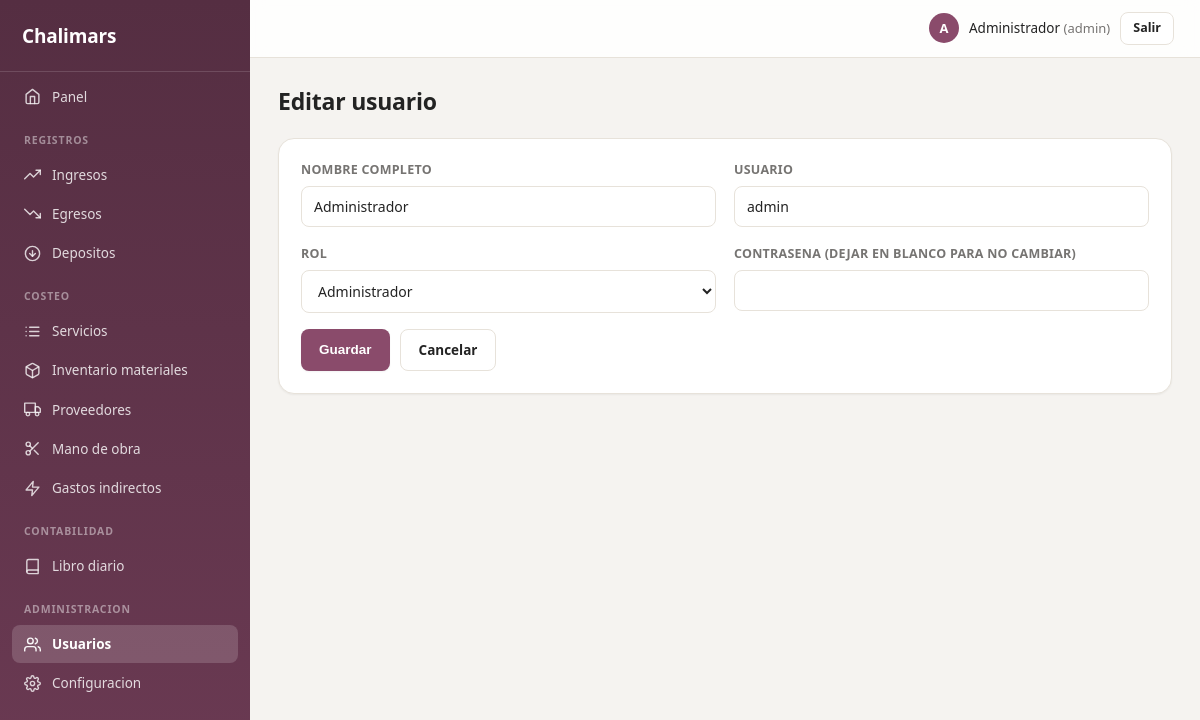
Screenshot of /usuarios/form.php?id=1 (signed in) with the database file from the repository.
### tables this page shows
CREATE TABLE configuracion (
    id INT PRIMARY KEY DEFAULT 1,
    nombre_negocio VARCHAR(150) NOT NULL DEFAULT 'Chalimars',
    logo VARCHAR(255) NULL,
    color_primario VARCHAR(7) NOT NULL DEFAULT '#8a4b6b',
    updated_at TIMESTAMP DEFAULT CURRENT_TIMESTAMP ON UPDATE CURRENT_TIMESTAMP
);

CREATE TABLE usuarios (
    id INT AUTO_INCREMENT PRIMARY KEY,
    username VARCHAR(50) NOT NULL UNIQUE,
    password VARCHAR(255) NOT NULL,
    nombre_completo VARCHAR(150) NOT NULL,
    rol ENUM('admin','cajero') NOT NULL DEFAULT 'cajero',
    activo TINYINT(1) NOT NULL DEFAULT 1,
    created_at TIMESTAMP DEFAULT CURRENT_TIMESTAMP
);

### includes/functions.php (called while the page is built, shortened)
<?php
function h($value) {
    return htmlspecialchars((string)($value ?? ''), ENT_QUOTES, 'UTF-8');
}
function get_config(PDO $pdo) {
    static $config = null;
    if ($config === null) {
        $stmt = $pdo->query('SELECT * FROM configuracion WHERE id = 1');
        $config = $stmt->fetch() ?: [
            'nombre_negocio' => 'Chalimars',
            'logo' => null,
            'color_primario' => '#8a4b6b',
        ];
    }
    return $config;
}

### includes/auth.php (called while the page is built, shortened)
<?php
function current_user() {
    return $_SESSION['user'] ?? null;
}
function is_admin() {
    $user = current_user();
    return $user && $user['rol'] === 'admin';
}

### usuarios/form.php (the view, shortened to what this page needs)
<?php
require_once __DIR__ . '/../includes/bootstrap.php';
$id = isset($_GET['id']) ? (int)$_GET['id'] : null;
$usuario = ['id' => null, 'username' => '', 'nombre_completo' => '', 'rol' => 'cajero', 'activo' => 1];
if ($id) {
    $stmt = $pdo->prepare('SELECT * FROM usuarios WHERE id = ?');
    $stmt->execute([$id]);
    $found = $stmt->fetch();
    $usuario = $found;
}
$pageTitle = $id ? 'Editar usuario' : 'Nuevo usuario';
require __DIR__ . '/../includes/header.php';
?>
<div class="page-header"><h1><?= h($pageTitle) ?></h1></div>
<div class="panel">
    <form method="post">
        <div class="form-grid">
            <div class="field">
                <label>Nombre completo</label>
                <input type="text" name="nombre_completo" value="<?= h($usuario['nombre_completo']) ?>" required>
            </div>
            <div class="field">
                <label>Usuario</label>
                <input type="text" name="username" value="<?= h($usuario['username']) ?>" required>
            </div>
            <div class="field">
                <label>Rol</label>
                <select name="rol">
                    <option value="admin" <?= $usuario['rol'] === 'admin' ? 'selected' : '' ?>>Administrador</option>
                </select>
            </div>
            <div class="field">
                <label>Contrasena <?= $id ? '(dejar en blanco para no cambiar)' : '' ?></label>
                <input type="password" name="password" autocomplete="new-password">
            </div>
        </div>
        <div class="actions" style="margin-top:16px;">
            <button type="submit" class="btn">Guardar</button>
            <a class="btn btn-secondary" href="<?= BASE_URL ?>usuarios/index.php">Cancelar</a>
        </div>
    </form>
</div>
<?php require __DIR__ . '/../includes/footer.php'; ?>

### includes/header.php (shortened to what this page needs)
<?php
$user = current_user();
$config = isset($pdo) ? get_config($pdo) : ['nombre_negocio' => 'Chalimars', 'logo' => null, 'color_primario' => '#8a4b6b'];
$pageTitle = $pageTitle ?? 'Chalimars';
$currentDir = trim(str_replace('\\', '/', dirname($_SERVER['SCRIPT_NAME'] ?? '')), '/');
$currentDir = basename($currentDir);
$currentFile = basename($_SERVER['SCRIPT_NAME'] ?? '');
function nav_active($section, $currentDir, $currentFile = null) {
    if ($section === '') {
        return $currentDir === '' && $currentFile === 'index.php';
    }
    return $currentDir === $section;
}
$navItems = [
    ['section' => '', 'url' => 'index.php', 'label' => 'Panel',
        'icon' => '<path d="M3 9l9-7 9 7v11a2 2 0 0 1-2 2H5a2 2 0 0 1-2-2z"></path><path d="M9 22V12h6v10"></path>'],
];
$navGroups = [
    'Registros' => [
        ['section' => 'ingresos', 'url' => 'ingresos/index.php', 'label' => 'Ingresos',
            'icon' => '<polyline points="23 6 13.5 15.5 8.5 10.5 1 18"></polyline><polyline points="17 6 23 6 23 12"></polyline>'],
        ['section' => 'egresos', 'url' => 'egresos/index.php', 'label' => 'Egresos',
            'icon' => '<polyline points="23 18 13.5 8.5 8.5 13.5 1 6"></polyline><polyline points="17 18 23 18 23 12"></polyline>'],
        ['section' => 'depositos', 'url' => 'depositos/index.php', 'label' => 'Depositos',
            'icon' => '<circle cx="12" cy="12" r="10"></circle><polyline points="8 12 12 16 16 12"></polyline><line x1="12" y1="8" x2="12" y2="16"></line>'],
    ],
    'Costeo' => [
        ['section' => 'servicios', 'url' => 'servicios/index.php', 'label' => 'Servicios',
            'icon' => '<line x1="8" y1="6" x2="21" y2="6"></line><line x1="8" y1="12" x2="21" y2="12"></line><line x1="8" y1="18" x2="21" y2="18"></line><line x1="3" y1="6" x2="3.01" y2="6"></line><line x1="3" y1="12" x2="3.01" y2="12"></line><line x1="3" y1="18" x2="3.01" y2="18"></line>'],
        ['section' => 'productos', 'url' => 'productos/index.php', 'label' => 'Inventario materiales',
            'icon' => '<path d="M21 16V8a2 2 0 0 0-1-1.73l-7-4a2 2 0 0 0-2 0l-7 4A2 2 0 0 0 3 8v8a2 2 0 0 0 1 1.73l7 4a2 2 0 0 0 2 0l7-4A2 2 0 0 0 21 16z"></path><polyline points="3.27 6.96 12 12.01 20.73 6.96"></polyline><line x1="12" y1="22.08" x2="12" y2="12"></line>'],
        ['section' => 'proveedores', 'url' => 'proveedores/index.php', 'label' => 'Proveedores',
            'icon' => '<rect x="1" y="3" width="15" height="13"></rect><polygon points="16 8 20 8 23 11 23 16 16 16 16 8"></polygon><circle cx="5.5" cy="18.5" r="2.5"></circle><circle cx="18.5" cy="18.5" r="2.5"></circle>'],
        ['section' => 'mano_obra', 'url' => 'mano_obra/index.php', 'label' => 'Mano de obra',
            'icon' => '<circle cx="6" cy="6" r="3"></circle><circle cx="6" cy="18" r="3"></circle><line x1="20" y1="4" x2="8.12" y2="15.88"></line><line x1="14.47" y1="14.48" x2="20" y2="20"></line><line x1="8.12" y1="8.12" x2="12" y2="12"></line>'],
        ['section' => 'gastos_indirectos', 'url' => 'gastos_indirectos/index.php', 'label' => 'Gastos indirectos',
            'icon' => '<polygon points="13 2 3 14 12 14 11 22 21 10 12 10 13 2"></polygon>'],
    ],
];
if (is_admin()) {
    $navGroups['Contabilidad'] = [
        ['section' => 'contabilidad', 'url' => 'contabilidad/index.php', 'label' => 'Libro diario',
            'icon' => '<path d="M4 19.5A2.5 2.5 0 0 1 6.5 17H20"></path><path d="M6.5 2H20v20H6.5A2.5 2.5 0 0 1 4 19.5v-15A2.5 2.5 0 0 1 6.5 2z"></path>'],
    ];
    $navGroups['Administracion'] = [
        ['section' => 'usuarios', 'url' => 'usuarios/index.php', 'label' => 'Usuarios',
            'icon' => '<path d="M17 21v-2a4 4 0 0 0-4-4H5a4 4 0 0 0-4 4v2"></path><circle cx="9" cy="7" r="4"></circle><path d="M23 21v-2a4 4 0 0 0-3-3.87"></path><path d="M16 3.13a4 4 0 0 1 0 7.75"></path>'],
        ['section' => 'configuracion', 'url' => 'configuracion/index.php', 'label' => 'Configuracion',
            'icon' => '<circle cx="12" cy="12" r="3"></circle><path d="M19.4 15a1.65 1.65 0 0 0 .33 1.82l.06.06a2 2 0 0 1 0 2.83 2 2 0 0 1-2.83 0l-.06-.06a1.65 1.65 0 0 0-1.82-.33 1.65 1.65 0 0 0-1 1.51V21a2 2 0 0 1-2 2 2 2 0 0 1-2-2v-.09A1.65 1.65 0 0 0 9 19.4a1.65 1.65 0 0 0-1.82.33l-.06.06a2 2 0 0 1-2.83 0 2 2 0 0 1 0-2.83l.06-.06a1.65 1.65 0 0 0 .33-1.82 1.65 1.65 0 0 0-1.51-1H3a2 2 0 0 1-2-2 2 2 0 0 1 2-2h.09A1.65 1.65 0 0 0 4.6 9a1.65 1.65 0 0 0-.33-1.82l-.06-.06a2 2 0 0 1 0-2.83 2 2 0 0 1 2.83 0l.06.06a1.65 1.65 0 0 0 1.82.33H9a1.65 1.65 0 0 0 1-1.51V3a2 2 0 0 1 2-2 2 2 0 0 1 2 2v.09a1.65 1.65 0 0 0 1 1.51 1.65 1.65 0 0 0 1.82-.33l.06-.06a2 2 0 0 1 2.83 0 2 2 0 0 1 0 2.83l-.06.06a1.65 1.65 0 0 0-.33 1.82V9a1.65 1.65 0 0 0 1.51 1H21a2 2 0 0 1 2 2 2 2 0 0 1-2 2h-.09a1.65 1.65 0 0 0-1.51 1z"></path>'],
    ];
}
function render_nav_link($item, $currentDir, $currentFile) {
    $active = nav_active($item['section'], $currentDir, $currentFile);
    printf(
        '<a href="%s%s" class="%s"><svg class="nav-icon" viewBox="0 0 24 24" fill="none" stroke="currentColor" stroke-width="2" stroke-linecap="round" stroke-linejoin="round">%s</svg><span>%s</span></a>',
        BASE_URL, h($item['url']), $active ? 'active' : '', $item['icon'], h($item['label'])
    );
}
$cssPath = BASE_PATH . '/assets/css/style.css';
$cssVersion = file_exists($cssPath) ? filemtime($cssPath) : time();
?>
<!DOCTYPE html>
<html lang="es">
<head>
<link rel="stylesheet" href="<?= BASE_URL ?>assets/css/style.css?v=<?= $cssVersion ?>">
</head>
<body>
<div class="app">
    <aside class="sidebar">
        <div class="brand">
            <span><?= h($config['nombre_negocio']) ?></span>
        </div>
        <nav>
            <?php render_nav_link($navItems[0], $currentDir, $currentFile); ?>
            <?php foreach ($navGroups as $groupLabel => $items): ?>
                <div class="nav-group"><?= h($groupLabel) ?></div>
                <?php foreach ($items as $item): ?>
                    <?php render_nav_link($item, $currentDir, $currentFile); ?>
                <?php endforeach; ?>
            <?php endforeach; ?>
        </nav>
    </aside>
    <div class="main">
        <header class="topbar">
            <div class="user-info">
                <span class="user-avatar"><?= h(mb_substr($user['nombre_completo'] ?? '?', 0, 1)) ?></span>
                <span><?= h($user['nombre_completo'] ?? '') ?> <span class="muted">(<?= h($user['rol'] ?? '') ?>)</span></span>
                <a href="<?= BASE_URL ?>logout.php" class="btn btn-sm btn-secondary">Salir</a>
            </div>
        </header>
        <main class="content">

### assets/css/style.css (style rules this page uses)
:root { --primary: #8a4b6b; --primary-dark: #6d3a54; --primary-darker: #4a2839; --primary-soft: color-mix(in srgb, var(--primary) 12%, white); --bg: #f5f3f0; --panel: #ffffff; --text: #232323; --muted: #767472; --border: #e7e2da; --border-soft: #f0ece5; --success: #1e7d3c; --success-bg: #e6f5ea; --error: #c4293a; --error-bg: #fbe9eb; --radius-sm: 8px; --radius: 12px; --radius-lg: 16px; --shadow-sm: 0 1px 2px rgba(20, 15, 10, 0.05); --shadow: 0 4px 16px rgba(20, 15, 10, 0.06), 0 1px 3px rgba(20, 15, 10, 0.05); --shadow-lg: 0 12px 32px rgba(20, 15, 10, 0.12); --font: "Segoe UI", -apple-system, BlinkMacSystemFont, "Inter", Roboto, Helvetica, Arial, sans-serif; }
* { box-sizing: border-box; }
html { -webkit-font-smoothing: antialiased; }
body { margin: 0; font-family: var(--font); background: var(--bg); color: var(--text); font-size: 14.5px; line-height: 1.5; }
a { color: var(--primary); text-decoration: none; }
h1, h2, h3 { font-weight: 700; letter-spacing: -0.01em; }
.app { display: flex; min-height: 100vh; }
.sidebar { width: 250px; flex-shrink: 0; background: linear-gradient(180deg, var(--primary-darker), var(--primary-dark)); color: #fff; padding: 22px 0 24px; display: flex; flex-direction: column; position: sticky; top: 0; height: 100vh; overflow-y: auto; }
.sidebar .brand { display: flex; align-items: center; gap: 10px; font-size: 19px; font-weight: 800; letter-spacing: -0.01em; padding: 0 22px 20px; margin-bottom: 6px; border-bottom: 1px solid rgba(255,255,255,0.14); }
.sidebar nav { display: flex; flex-direction: column; gap: 1px; padding: 0 12px; }
.sidebar nav a { display: flex; align-items: center; gap: 11px; color: rgba(255,255,255,0.82); padding: 9px 12px; border-radius: var(--radius-sm); font-size: 13.5px; font-weight: 500; transition: background 0.15s ease, color 0.15s ease; }
.sidebar nav a.active { background: rgba(255,255,255,0.16); color: #fff; font-weight: 600; }
.nav-icon { width: 17px; height: 17px; flex-shrink: 0; opacity: 0.95; }
.sidebar .nav-group { color: rgba(255,255,255,0.45); font-size: 10.5px; font-weight: 700; text-transform: uppercase; letter-spacing: 0.08em; padding: 16px 12px 6px; }
.main { flex: 1; display: flex; flex-direction: column; min-width: 0; }
.topbar { background: rgba(255,255,255,0.85); backdrop-filter: blur(8px); border-bottom: 1px solid var(--border); padding: 12px 26px; display: flex; justify-content: space-between; align-items: center; flex-wrap: wrap; gap: 10px; position: sticky; top: 0; z-index: 10; }
.user-info { font-size: 13.5px; color: var(--text); display: flex; align-items: center; gap: 10px; }
.user-avatar { width: 30px; height: 30px; border-radius: 50%; background: var(--primary); color: #fff; display: inline-flex; align-items: center; justify-content: center; font-weight: 700; font-size: 13px; text-transform: uppercase; }
.content { padding: 26px 28px 40px; flex: 1; }
.panel { background: var(--panel); border: 1px solid var(--border); border-radius: var(--radius-lg); box-shadow: var(--shadow-sm); padding: 22px; margin-bottom: 22px; }
.page-header { display: flex; justify-content: space-between; align-items: center; margin-bottom: 20px; flex-wrap: wrap; gap: 10px; }
.page-header h1 { margin: 0; font-size: 23px; }
.btn { display: inline-flex; align-items: center; gap: 6px; background: var(--primary); color: #fff; border: none; padding: 10px 18px; border-radius: var(--radius-sm); cursor: pointer; font-size: 13.5px; font-weight: 600; text-decoration: none; transition: background 0.15s ease, transform 0.1s ease, box-shadow 0.15s ease; box-shadow: var(--shadow-sm); }
.btn-secondary { background: var(--panel); color: var(--text); border: 1px solid var(--border); box-shadow: none; }
.btn-sm { padding: 6px 12px; font-size: 12.5px; }
.form-grid { display: grid; grid-template-columns: repeat(2, 1fr); gap: 18px; }
.field { display: flex; flex-direction: column; gap: 6px; }
label { font-size: 12.5px; font-weight: 700; color: var(--muted); text-transform: uppercase; letter-spacing: 0.02em; }
input, select, textarea { padding: 10px 12px; border: 1px solid var(--border); border-radius: var(--radius-sm); font-size: 14px; font-family: inherit; background: #fff; color: var(--text); transition: border-color 0.15s ease, box-shadow 0.15s ease; }
.actions { display: flex; gap: 10px; flex-wrap: wrap; }
.muted { color: var(--muted); font-size: 13px; }

### rows the page displays
configuracion: nombre_negocio "Chalimars"
usuarios: nombre_completo "A", nombre_completo "Administrador", rol "admin", username "admin", rol "Administrador"

### other values shown
$item['label'] "Panel"
$groupLabel "REGISTROS"
$item['label'] "Ingresos"
$item['label'] "Egresos"
$item['label'] "Depositos"
$groupLabel "COSTEO"
$item['label'] "Servicios"
$item['label'] "Inventario materiales"
$item['label'] "Proveedores"
$item['label'] "Mano de obra"
$item['label'] "Gastos indirectos"
$groupLabel "CONTABILIDAD"
$item['label'] "Libro diario"
$groupLabel "ADMINISTRACION"
$item['label'] "Usuarios"
